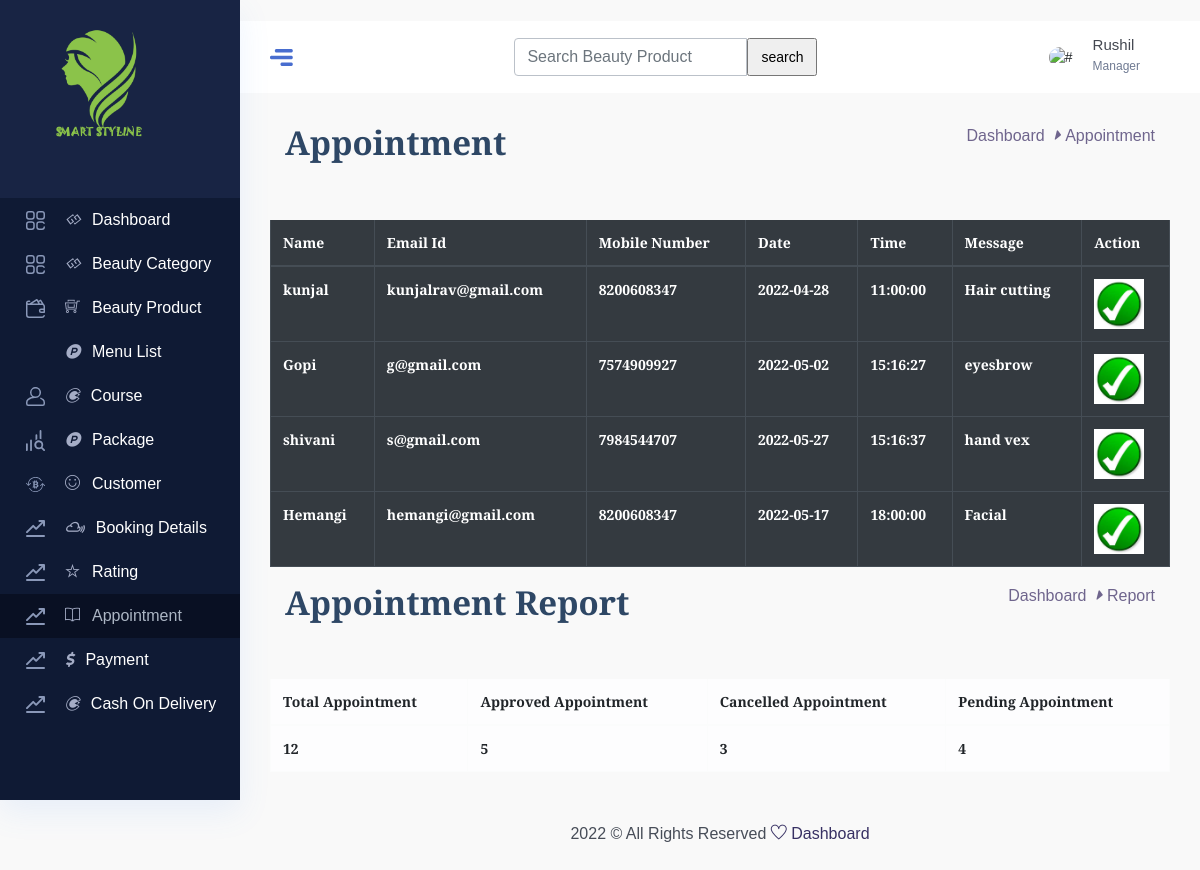
The app's page /admin/appointment.php with its own data.
### tables this page shows
CREATE TABLE `appointment` (
  `app_id` int(3) NOT NULL,
  `name` varchar(50) NOT NULL,
  `email` varchar(50) NOT NULL,
  `mob_number` varchar(10) NOT NULL,
  `date` date NOT NULL,
  `time` time NOT NULL DEFAULT current_timestamp(),
  `message` text NOT NULL,
  `status` varchar(10) NOT NULL
);

### admin/appointment.php (the view, shortened to what this page needs)
<!DOCTYPE html>
<html lang="zxx">
<head>
<link rel="stylesheet" href="css/bootstrap.min.css" />
<link rel="stylesheet" href="vendors/themefy_icon/themify-icons.css" />
<link rel="stylesheet" href="vendors/font_awesome/css/all.min.css" />
<link rel="stylesheet" href="vendors/scroll/scrollable.css" />
<link rel="stylesheet" href="css/metisMenu.css">
<link rel="stylesheet" href="css/style.css" />
<link rel="stylesheet" href="css/colors/default.css" id="colorSkinCSS">
</head>
<body class="crm_body_bg">
<?php
include ('sidebar.php');
?>
<section class="main_content dashboard_part large_header_bg">
<?php
include ('header.php');
?>
<div class="main_content_iner ">
<div class="container-fluid p-0">
<div class="row justify-content-center">
<div class="col-12">
<div class="dashboard_header mb_50">
<div class="row">
<div class="col-lg-6">
<div class="dashboard_header_title">
<h3>Appointment</h3>
</div>
</div>
<div class="col-lg-6">
<div class="dashboard_breadcam text-right">
<p><a href="index.php">Dashboard</a> <i class="fas fa-caret-right"></i>Appointment</p>
</div>
</div>
</div>
</div>
</div>
<div class="table-responsive">
<table class="table table-bordered table-dark">
<thead>
<tr>
<th scope="col">Name</th>
<th scope="col">Email Id</th>
<th scope="col">Mobile Number</th>
<th scope="col">Date</th>
<th scope="col">Time</th>
<th scope="col">Message</th>
<th scope="col">Action</th>
</tr>
</thead>
<tbody>
    <?php
    $sql = "select * from appointment where status='pendding'";
    $result = mysqli_query($con,$sql);
    while($row = mysqli_fetch_array($result))
      {
?>
<tr>
<th><?php echo $row['name'];?></th>
<th><?php echo $row['email'];?></th>
<th><?php echo $row['mob_number'];?></th>
<th><?php echo $row['date'];?></th>
<th><?php echo $row['time'];?></th>
<th><?php echo $row['message'];?></th>
<th>
<a href="appointment.php?app_id=<?php echo $row['app_id'];?>">
<img src="pic/approve.jpg" style="height: 50px; width: 50px;">
</a>
</th>
</tr> <?php } ?>
</tbody>
</table>
 </div>
 <div class="col-12">
<div class="dashboard_header mb_50">
<div class="row">
<div class="col-lg-6">
<div class="dashboard_header_title">
<h3>Appointment Report</h3>
</div>
</div>
<div class="col-lg-6">
<div class="dashboard_breadcam text-right">
<p><a href="index.php">Dashboard</a> <i class="fas fa-caret-right"></i>Report</p>
</div>
</div>
</div>
</div>
</div>
<div class="table-responsive">
<table class="table table-bordered table-light">
<thead>
<tr>
<th scope="col">Total Appointment</th>
<th scope="col">Approved Appointment</th>
<th scope="col">Cancelled Appointment</th>
<th scope="col">Pending Appointment</th>
</tr>
</thead>
<tbody>
<tr>
<th>
 <?php
    $sql = "select * from appointment";
    $result = mysqli_query($con,$sql);
    $count=mysqli_num_rows($result);
?>
  <?php echo $count?></th>
<th>
 <?php
    $sql1 = "select * from appointment where status='approve'";
    $result1 = mysqli_query($con,$sql1);
    $count1=mysqli_num_rows($result1);
?>
  <?php echo $count1;?></th>
<th><?php
    $sql2 = "select * from appointment where status='cancelled'";
    $result2 = mysqli_query($con,$sql2);
    $count2=mysqli_num_rows($result2);
?>
  <?php echo $count2;?></th>
<th><?php
    $sql3 = "select * from appointment where status='pendding'";
    $result3 = mysqli_query($con,$sql3);
    $count3=mysqli_num_rows($result3);
?>
  <?php echo $count3;?></</th>
</tr>
</tbody>
</table>
 </div>
</div>
</div>
</div>
<?php
include ('footer.php');
?>
</section>
</body>
</html>

### records on screen
appointment: name "kunjal", email "kunjalrav@gmail.com", mob_number "8200608347", date "2022-04-28", time "11:00:00", message "Hair cutting"
appointment: name "Gopi", email "g@gmail.com", mob_number "7574909927", date "2022-05-02", time "15:16:27", message "eyesbrow"
appointment: name "shivani", email "s@gmail.com", mob_number "7984544707", date "2022-05-27", time "15:16:37", message "hand vex"
appointment: name "Hemangi", email "hemangi@gmail.com", mob_number "8200608347", date "2022-05-17", time "18:00:00", message "Facial"

### other values on screen
$count "12"
$count1 "5"
$count2 "3"
$count3 "4"
